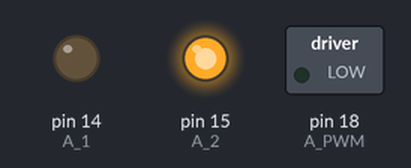
Bench run of a sketch on a simulated Arduino Uno, built with avr-gcc and run on an emulated ATmega328P. On the bench: switched loads named in the sketch (green lamp = pin HIGH), output pins drawn as LEDs (lit = HIGH).

Above: at 0.1 s.
Timing chart, 0 to 1.6 s (numbered marks = the images above):
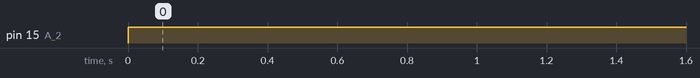

The sketch:

single_motor_control_by_driver_board.ino
```cpp
int A_PWM = 18 ;
int A_1 = 14;
int A_2 = 15;


void setup() {

  pinMode(A_PWM, OUTPUT);
  pinMode(A_1, OUTPUT);
  pinMode(A_2, OUTPUT);
}

void loop() {
  digitalWrite(A_1,LOW);
  digitalWrite(A_2,HIGH);
  analogWrite(A_PWM,20);
}
```

Measured:
- by itself, pin 15 (A_2): LOW → HIGH at 0.00 s
